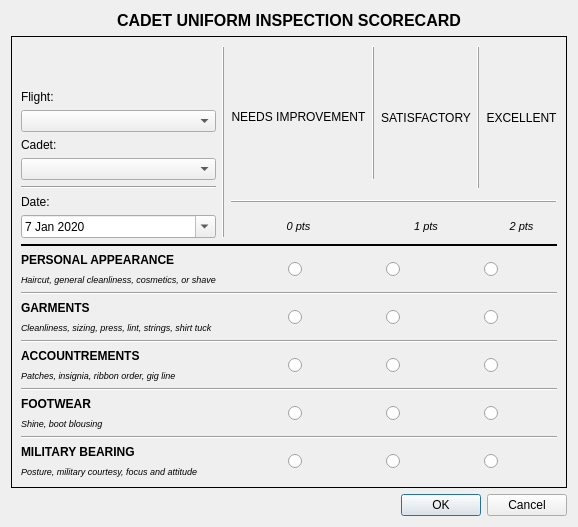
<?xml version="1.0" encoding="UTF-8"?>
<ui version="4.0">
 <class>InspectionEditor</class>
 <widget class="QDialog" name="InspectionEditor">
  <property name="geometry">
   <rect>
    <x>0</x>
    <y>0</y>
    <width>518</width>
    <height>527</height>
   </rect>
  </property>
  <property name="windowTitle">
   <string>Dialog</string>
  </property>
  <layout class="QVBoxLayout" name="verticalLayout">
   <item>
    <widget class="QLabel" name="label_3">
     <property name="sizePolicy">
      <sizepolicy hsizetype="Minimum" vsizetype="Maximum">
       <horstretch>0</horstretch>
       <verstretch>0</verstretch>
      </sizepolicy>
     </property>
     <property name="font">
      <font>
       <pointsize>12</pointsize>
       <weight>75</weight>
       <bold>true</bold>
      </font>
     </property>
     <property name="text">
      <string>CADET UNIFORM INSPECTION SCORECARD</string>
     </property>
     <property name="alignment">
      <set>Qt::AlignCenter</set>
     </property>
    </widget>
   </item>
   <item>
    <widget class="QFrame" name="headerFrame">
     <property name="sizePolicy">
      <sizepolicy hsizetype="Preferred" vsizetype="Maximum">
       <horstretch>0</horstretch>
       <verstretch>0</verstretch>
      </sizepolicy>
     </property>
     <property name="frameShape">
      <enum>QFrame::Panel</enum>
     </property>
     <property name="frameShadow">
      <enum>QFrame::Plain</enum>
     </property>
     <property name="lineWidth">
      <number>1</number>
     </property>
     <layout class="QGridLayout" name="gridLayout_2">
      <item row="4" column="0">
       <widget class="QComboBox" name="flightBox">
        <property name="sizePolicy">
         <sizepolicy hsizetype="Preferred" vsizetype="Maximum">
          <horstretch>0</horstretch>
          <verstretch>0</verstretch>
         </sizepolicy>
        </property>
       </widget>
      </item>
      <item row="9" column="0">
       <widget class="QDateEdit" name="dateEdit">
        <property name="sizePolicy">
         <sizepolicy hsizetype="Minimum" vsizetype="Maximum">
          <horstretch>0</horstretch>
          <verstretch>0</verstretch>
         </sizepolicy>
        </property>
        <property name="currentSection">
         <enum>QDateTimeEdit::MonthSection</enum>
        </property>
        <property name="calendarPopup">
         <bool>true</bool>
        </property>
        <property name="date">
         <date>
          <year>2020</year>
          <month>1</month>
          <day>7</day>
         </date>
        </property>
       </widget>
      </item>
      <item row="21" column="0">
       <widget class="QLabel" name="footwearTip">
        <property name="font">
         <font>
          <pointsize>7</pointsize>
          <italic>true</italic>
         </font>
        </property>
        <property name="text">
         <string>Shine, boot blousing</string>
        </property>
       </widget>
      </item>
      <item row="20" column="0">
       <widget class="QLabel" name="footwearLabel">
        <property name="font">
         <font>
          <weight>75</weight>
          <bold>true</bold>
         </font>
        </property>
        <property name="text">
         <string>FOOTWEAR</string>
        </property>
       </widget>
      </item>
      <item row="17" column="2" rowspan="2" colspan="5">
       <widget class="QWidget" name="accountrementsGroup" native="true">
        <property name="sizePolicy">
         <sizepolicy hsizetype="Expanding" vsizetype="Preferred">
          <horstretch>0</horstretch>
          <verstretch>0</verstretch>
         </sizepolicy>
        </property>
        <layout class="QHBoxLayout" name="horizontalLayout_5">
         <property name="spacing">
          <number>36</number>
         </property>
         <item>
          <widget class="QRadioButton" name="accountrements0">
           <property name="sizePolicy">
            <sizepolicy hsizetype="Maximum" vsizetype="Fixed">
             <horstretch>0</horstretch>
             <verstretch>0</verstretch>
            </sizepolicy>
           </property>
           <property name="text">
            <string/>
           </property>
          </widget>
         </item>
         <item>
          <widget class="QRadioButton" name="accountrements1">
           <property name="sizePolicy">
            <sizepolicy hsizetype="Maximum" vsizetype="Fixed">
             <horstretch>0</horstretch>
             <verstretch>0</verstretch>
            </sizepolicy>
           </property>
           <property name="text">
            <string/>
           </property>
          </widget>
         </item>
         <item>
          <widget class="QRadioButton" name="accountrements2">
           <property name="sizePolicy">
            <sizepolicy hsizetype="Maximum" vsizetype="Fixed">
             <horstretch>0</horstretch>
             <verstretch>0</verstretch>
            </sizepolicy>
           </property>
           <property name="text">
            <string/>
           </property>
          </widget>
         </item>
        </layout>
       </widget>
      </item>
      <item row="18" column="0">
       <widget class="QLabel" name="accountrementsTip">
        <property name="font">
         <font>
          <pointsize>7</pointsize>
          <italic>true</italic>
         </font>
        </property>
        <property name="text">
         <string>Patches, insignia, ribbon order, gig line</string>
        </property>
       </widget>
      </item>
      <item row="0" column="5" rowspan="8">
       <widget class="Line" name="line_4">
        <property name="frameShadow">
         <enum>QFrame::Raised</enum>
        </property>
        <property name="orientation">
         <enum>Qt::Vertical</enum>
        </property>
       </widget>
      </item>
      <item row="2" column="0">
       <spacer name="verticalSpacer">
        <property name="orientation">
         <enum>Qt::Vertical</enum>
        </property>
        <property name="sizeType">
         <enum>QSizePolicy::Maximum</enum>
        </property>
        <property name="sizeHint" stdset="0">
         <size>
          <width>20</width>
          <height>40</height>
         </size>
        </property>
       </spacer>
      </item>
      <item row="8" column="2" colspan="5">
       <widget class="Line" name="line_5">
        <property name="sizePolicy">
         <sizepolicy hsizetype="Minimum" vsizetype="Fixed">
          <horstretch>0</horstretch>
          <verstretch>0</verstretch>
         </sizepolicy>
        </property>
        <property name="frameShadow">
         <enum>QFrame::Raised</enum>
        </property>
        <property name="orientation">
         <enum>Qt::Horizontal</enum>
        </property>
       </widget>
      </item>
      <item row="0" column="2" rowspan="8">
       <widget class="VerticalLabel" name="score0Label">
        <property name="sizePolicy">
         <sizepolicy hsizetype="Maximum" vsizetype="Maximum">
          <horstretch>0</horstretch>
          <verstretch>0</verstretch>
         </sizepolicy>
        </property>
        <property name="text">
         <string>NEEDS IMPROVEMENT</string>
        </property>
        <property name="alignment">
         <set>Qt::AlignCenter</set>
        </property>
       </widget>
      </item>
      <item row="6" column="0">
       <widget class="QComboBox" name="cadetBox">
        <property name="sizePolicy">
         <sizepolicy hsizetype="Preferred" vsizetype="Maximum">
          <horstretch>0</horstretch>
          <verstretch>0</verstretch>
         </sizepolicy>
        </property>
        <property name="layoutDirection">
         <enum>Qt::LeftToRight</enum>
        </property>
       </widget>
      </item>
      <item row="10" column="0" colspan="7">
       <widget class="Line" name="line_6">
        <property name="frameShadow">
         <enum>QFrame::Plain</enum>
        </property>
        <property name="lineWidth">
         <number>2</number>
        </property>
        <property name="orientation">
         <enum>Qt::Horizontal</enum>
        </property>
       </widget>
      </item>
      <item row="12" column="0">
       <widget class="QLabel" name="appearanceTip">
        <property name="sizePolicy">
         <sizepolicy hsizetype="Expanding" vsizetype="Preferred">
          <horstretch>0</horstretch>
          <verstretch>0</verstretch>
         </sizepolicy>
        </property>
        <property name="font">
         <font>
          <pointsize>7</pointsize>
          <italic>true</italic>
         </font>
        </property>
        <property name="text">
         <string>Haircut, general cleanliness, cosmetics, or shave</string>
        </property>
       </widget>
      </item>
      <item row="0" column="1" rowspan="10">
       <widget class="Line" name="line_2">
        <property name="frameShadow">
         <enum>QFrame::Raised</enum>
        </property>
        <property name="orientation">
         <enum>Qt::Vertical</enum>
        </property>
       </widget>
      </item>
      <item row="20" column="2" rowspan="2" colspan="5">
       <widget class="QWidget" name="footwearGroup" native="true">
        <property name="sizePolicy">
         <sizepolicy hsizetype="Expanding" vsizetype="Preferred">
          <horstretch>0</horstretch>
          <verstretch>0</verstretch>
         </sizepolicy>
        </property>
        <layout class="QHBoxLayout" name="horizontalLayout_4">
         <property name="spacing">
          <number>36</number>
         </property>
         <item>
          <widget class="QRadioButton" name="footwear0">
           <property name="sizePolicy">
            <sizepolicy hsizetype="Maximum" vsizetype="Fixed">
             <horstretch>0</horstretch>
             <verstretch>0</verstretch>
            </sizepolicy>
           </property>
           <property name="text">
            <string/>
           </property>
          </widget>
         </item>
         <item>
          <widget class="QRadioButton" name="footwear1">
           <property name="sizePolicy">
            <sizepolicy hsizetype="Maximum" vsizetype="Fixed">
             <horstretch>0</horstretch>
             <verstretch>0</verstretch>
            </sizepolicy>
           </property>
           <property name="text">
            <string/>
           </property>
          </widget>
         </item>
         <item>
          <widget class="QRadioButton" name="footwear2">
           <property name="sizePolicy">
            <sizepolicy hsizetype="Maximum" vsizetype="Fixed">
             <horstretch>0</horstretch>
             <verstretch>0</verstretch>
            </sizepolicy>
           </property>
           <property name="text">
            <string/>
           </property>
          </widget>
         </item>
        </layout>
       </widget>
      </item>
      <item row="17" column="0">
       <widget class="QLabel" name="accountrementsLabel">
        <property name="font">
         <font>
          <weight>75</weight>
          <bold>true</bold>
         </font>
        </property>
        <property name="text">
         <string>ACCOUNTREMENTS</string>
        </property>
       </widget>
      </item>
      <item row="0" column="4" rowspan="8">
       <widget class="VerticalLabel" name="score1Label">
        <property name="sizePolicy">
         <sizepolicy hsizetype="Maximum" vsizetype="Preferred">
          <horstretch>0</horstretch>
          <verstretch>0</verstretch>
         </sizepolicy>
        </property>
        <property name="text">
         <string>SATISFACTORY</string>
        </property>
        <property name="alignment">
         <set>Qt::AlignCenter</set>
        </property>
       </widget>
      </item>
      <item row="11" column="0">
       <widget class="QLabel" name="appearanceLabel">
        <property name="sizePolicy">
         <sizepolicy hsizetype="Expanding" vsizetype="Preferred">
          <horstretch>0</horstretch>
          <verstretch>0</verstretch>
         </sizepolicy>
        </property>
        <property name="font">
         <font>
          <weight>75</weight>
          <bold>true</bold>
         </font>
        </property>
        <property name="text">
         <string>PERSONAL APPEARANCE</string>
        </property>
       </widget>
      </item>
      <item row="23" column="2" rowspan="2" colspan="5">
       <widget class="QWidget" name="bearingGroup" native="true">
        <property name="sizePolicy">
         <sizepolicy hsizetype="Expanding" vsizetype="Preferred">
          <horstretch>0</horstretch>
          <verstretch>0</verstretch>
         </sizepolicy>
        </property>
        <layout class="QHBoxLayout" name="horizontalLayout_3">
         <property name="spacing">
          <number>36</number>
         </property>
         <item>
          <widget class="QRadioButton" name="bearing0">
           <property name="sizePolicy">
            <sizepolicy hsizetype="Maximum" vsizetype="Fixed">
             <horstretch>0</horstretch>
             <verstretch>0</verstretch>
            </sizepolicy>
           </property>
           <property name="text">
            <string/>
           </property>
          </widget>
         </item>
         <item>
          <widget class="QRadioButton" name="bearing1">
           <property name="sizePolicy">
            <sizepolicy hsizetype="Maximum" vsizetype="Fixed">
             <horstretch>0</horstretch>
             <verstretch>0</verstretch>
            </sizepolicy>
           </property>
           <property name="text">
            <string/>
           </property>
          </widget>
         </item>
         <item>
          <widget class="QRadioButton" name="bearing2">
           <property name="sizePolicy">
            <sizepolicy hsizetype="Maximum" vsizetype="Fixed">
             <horstretch>0</horstretch>
             <verstretch>0</verstretch>
            </sizepolicy>
           </property>
           <property name="text">
            <string/>
           </property>
          </widget>
         </item>
        </layout>
       </widget>
      </item>
      <item row="23" column="0">
       <widget class="QLabel" name="bearingLabel">
        <property name="font">
         <font>
          <weight>75</weight>
          <bold>true</bold>
         </font>
        </property>
        <property name="text">
         <string>MILITARY BEARING</string>
        </property>
       </widget>
      </item>
      <item row="14" column="0">
       <widget class="QLabel" name="garmentsLabel">
        <property name="sizePolicy">
         <sizepolicy hsizetype="Expanding" vsizetype="Preferred">
          <horstretch>0</horstretch>
          <verstretch>0</verstretch>
         </sizepolicy>
        </property>
        <property name="font">
         <font>
          <weight>75</weight>
          <bold>true</bold>
         </font>
        </property>
        <property name="text">
         <string>GARMENTS</string>
        </property>
       </widget>
      </item>
      <item row="24" column="0">
       <widget class="QLabel" name="bearingTip">
        <property name="font">
         <font>
          <pointsize>7</pointsize>
          <italic>true</italic>
         </font>
        </property>
        <property name="text">
         <string>Posture, military courtesy, focus and attitude</string>
        </property>
       </widget>
      </item>
      <item row="0" column="6" rowspan="8">
       <widget class="VerticalLabel" name="score2Label">
        <property name="sizePolicy">
         <sizepolicy hsizetype="Maximum" vsizetype="Preferred">
          <horstretch>0</horstretch>
          <verstretch>0</verstretch>
         </sizepolicy>
        </property>
        <property name="text">
         <string>EXCELLENT</string>
        </property>
        <property name="alignment">
         <set>Qt::AlignCenter</set>
        </property>
       </widget>
      </item>
      <item row="8" column="0">
       <widget class="QLabel" name="dateLabel">
        <property name="sizePolicy">
         <sizepolicy hsizetype="Preferred" vsizetype="Maximum">
          <horstretch>0</horstretch>
          <verstretch>0</verstretch>
         </sizepolicy>
        </property>
        <property name="text">
         <string>Date:</string>
        </property>
        <property name="buddy">
         <cstring>dateEdit</cstring>
        </property>
       </widget>
      </item>
      <item row="7" column="0">
       <widget class="Line" name="line">
        <property name="frameShadow">
         <enum>QFrame::Sunken</enum>
        </property>
        <property name="lineWidth">
         <number>1</number>
        </property>
        <property name="orientation">
         <enum>Qt::Horizontal</enum>
        </property>
       </widget>
      </item>
      <item row="9" column="6">
       <widget class="QLabel" name="Pts2Label">
        <property name="sizePolicy">
         <sizepolicy hsizetype="Minimum" vsizetype="Preferred">
          <horstretch>0</horstretch>
          <verstretch>0</verstretch>
         </sizepolicy>
        </property>
        <property name="font">
         <font>
          <pointsize>8</pointsize>
          <italic>true</italic>
         </font>
        </property>
        <property name="text">
         <string>2 pts</string>
        </property>
        <property name="alignment">
         <set>Qt::AlignCenter</set>
        </property>
       </widget>
      </item>
      <item row="9" column="4">
       <widget class="QLabel" name="Pts1Label">
        <property name="sizePolicy">
         <sizepolicy hsizetype="Minimum" vsizetype="Preferred">
          <horstretch>0</horstretch>
          <verstretch>0</verstretch>
         </sizepolicy>
        </property>
        <property name="font">
         <font>
          <pointsize>8</pointsize>
          <italic>true</italic>
         </font>
        </property>
        <property name="text">
         <string>1 pts</string>
        </property>
        <property name="alignment">
         <set>Qt::AlignCenter</set>
        </property>
       </widget>
      </item>
      <item row="9" column="2">
       <widget class="QLabel" name="Pts0Label">
        <property name="sizePolicy">
         <sizepolicy hsizetype="Minimum" vsizetype="Preferred">
          <horstretch>0</horstretch>
          <verstretch>0</verstretch>
         </sizepolicy>
        </property>
        <property name="font">
         <font>
          <pointsize>8</pointsize>
          <italic>true</italic>
          <kerning>true</kerning>
         </font>
        </property>
        <property name="frameShadow">
         <enum>QFrame::Sunken</enum>
        </property>
        <property name="text">
         <string>0 pts</string>
        </property>
        <property name="alignment">
         <set>Qt::AlignCenter</set>
        </property>
       </widget>
      </item>
      <item row="14" column="2" rowspan="2" colspan="5">
       <widget class="QWidget" name="garmentsGroup" native="true">
        <property name="sizePolicy">
         <sizepolicy hsizetype="Expanding" vsizetype="Preferred">
          <horstretch>0</horstretch>
          <verstretch>0</verstretch>
         </sizepolicy>
        </property>
        <layout class="QHBoxLayout" name="horizontalLayout_2">
         <property name="spacing">
          <number>36</number>
         </property>
         <item>
          <widget class="QRadioButton" name="garments0">
           <property name="sizePolicy">
            <sizepolicy hsizetype="Maximum" vsizetype="Fixed">
             <horstretch>0</horstretch>
             <verstretch>0</verstretch>
            </sizepolicy>
           </property>
           <property name="text">
            <string/>
           </property>
          </widget>
         </item>
         <item>
          <widget class="QRadioButton" name="garments1">
           <property name="sizePolicy">
            <sizepolicy hsizetype="Maximum" vsizetype="Fixed">
             <horstretch>0</horstretch>
             <verstretch>0</verstretch>
            </sizepolicy>
           </property>
           <property name="text">
            <string/>
           </property>
          </widget>
         </item>
         <item>
          <widget class="QRadioButton" name="garments2">
           <property name="sizePolicy">
            <sizepolicy hsizetype="Maximum" vsizetype="Fixed">
             <horstretch>0</horstretch>
             <verstretch>0</verstretch>
            </sizepolicy>
           </property>
           <property name="text">
            <string/>
           </property>
          </widget>
         </item>
        </layout>
       </widget>
      </item>
      <item row="15" column="0">
       <widget class="QLabel" name="garmentsTip">
        <property name="font">
         <font>
          <pointsize>7</pointsize>
          <italic>true</italic>
         </font>
        </property>
        <property name="text">
         <string>Cleanliness, sizing, press, lint, strings, shirt tuck</string>
        </property>
       </widget>
      </item>
      <item row="5" column="0">
       <widget class="QLabel" name="cadetLabel">
        <property name="sizePolicy">
         <sizepolicy hsizetype="Preferred" vsizetype="Maximum">
          <horstretch>0</horstretch>
          <verstretch>0</verstretch>
         </sizepolicy>
        </property>
        <property name="text">
         <string>Cadet:</string>
        </property>
        <property name="buddy">
         <cstring>cadetBox</cstring>
        </property>
       </widget>
      </item>
      <item row="13" column="0" colspan="7">
       <widget class="Line" name="line_7">
        <property name="frameShadow">
         <enum>QFrame::Sunken</enum>
        </property>
        <property name="orientation">
         <enum>Qt::Horizontal</enum>
        </property>
       </widget>
      </item>
      <item row="0" column="3" rowspan="7">
       <widget class="Line" name="line_3">
        <property name="frameShadow">
         <enum>QFrame::Raised</enum>
        </property>
        <property name="orientation">
         <enum>Qt::Vertical</enum>
        </property>
       </widget>
      </item>
      <item row="16" column="0" colspan="7">
       <widget class="Line" name="line_8">
        <property name="orientation">
         <enum>Qt::Horizontal</enum>
        </property>
       </widget>
      </item>
      <item row="11" column="2" rowspan="2" colspan="5">
       <widget class="QWidget" name="appearanceGroup" native="true">
        <property name="sizePolicy">
         <sizepolicy hsizetype="Expanding" vsizetype="Preferred">
          <horstretch>0</horstretch>
          <verstretch>0</verstretch>
         </sizepolicy>
        </property>
        <layout class="QHBoxLayout" name="horizontalLayout">
         <property name="spacing">
          <number>36</number>
         </property>
         <item>
          <widget class="QRadioButton" name="appearance0">
           <property name="sizePolicy">
            <sizepolicy hsizetype="Maximum" vsizetype="Fixed">
             <horstretch>0</horstretch>
             <verstretch>0</verstretch>
            </sizepolicy>
           </property>
           <property name="text">
            <string/>
           </property>
          </widget>
         </item>
         <item>
          <widget class="QRadioButton" name="appearance1">
           <property name="sizePolicy">
            <sizepolicy hsizetype="Maximum" vsizetype="Fixed">
             <horstretch>0</horstretch>
             <verstretch>0</verstretch>
            </sizepolicy>
           </property>
           <property name="text">
            <string/>
           </property>
          </widget>
         </item>
         <item>
          <widget class="QRadioButton" name="appearance2">
           <property name="sizePolicy">
            <sizepolicy hsizetype="Maximum" vsizetype="Fixed">
             <horstretch>0</horstretch>
             <verstretch>0</verstretch>
            </sizepolicy>
           </property>
           <property name="text">
            <string/>
           </property>
          </widget>
         </item>
        </layout>
       </widget>
      </item>
      <item row="3" column="0">
       <widget class="QLabel" name="flightLabel">
        <property name="sizePolicy">
         <sizepolicy hsizetype="Preferred" vsizetype="Maximum">
          <horstretch>0</horstretch>
          <verstretch>0</verstretch>
         </sizepolicy>
        </property>
        <property name="text">
         <string>Flight:</string>
        </property>
       </widget>
      </item>
      <item row="19" column="0" colspan="7">
       <widget class="Line" name="line_9">
        <property name="orientation">
         <enum>Qt::Horizontal</enum>
        </property>
       </widget>
      </item>
      <item row="22" column="0" colspan="7">
       <widget class="Line" name="line_10">
        <property name="orientation">
         <enum>Qt::Horizontal</enum>
        </property>
       </widget>
      </item>
     </layout>
    </widget>
   </item>
   <item>
    <widget class="QDialogButtonBox" name="buttonBox">
     <property name="standardButtons">
      <set>QDialogButtonBox::Cancel|QDialogButtonBox::Ok</set>
     </property>
    </widget>
   </item>
  </layout>
 </widget>
 <customwidgets>
  <customwidget>
   <class>VerticalLabel</class>
   <extends>QLabel</extends>
   <header>verticallabel.h</header>
  </customwidget>
 </customwidgets>
 <tabstops>
  <tabstop>cadetBox</tabstop>
  <tabstop>dateEdit</tabstop>
  <tabstop>appearance0</tabstop>
  <tabstop>appearance1</tabstop>
  <tabstop>appearance2</tabstop>
  <tabstop>garments0</tabstop>
  <tabstop>garments1</tabstop>
  <tabstop>garments2</tabstop>
  <tabstop>accountrements0</tabstop>
  <tabstop>accountrements1</tabstop>
  <tabstop>accountrements2</tabstop>
  <tabstop>footwear0</tabstop>
  <tabstop>footwear1</tabstop>
  <tabstop>footwear2</tabstop>
  <tabstop>bearing0</tabstop>
  <tabstop>bearing1</tabstop>
  <tabstop>bearing2</tabstop>
  <tabstop>flightBox</tabstop>
 </tabstops>
 <resources/>
 <connections>
  <connection>
   <sender>buttonBox</sender>
   <signal>rejected()</signal>
   <receiver>InspectionEditor</receiver>
   <slot>close()</slot>
   <hints>
    <hint type="sourcelabel">
     <x>389</x>
     <y>464</y>
    </hint>
    <hint type="destinationlabel">
     <x>433</x>
     <y>518</y>
    </hint>
   </hints>
  </connection>
 </connections>
</ui>
